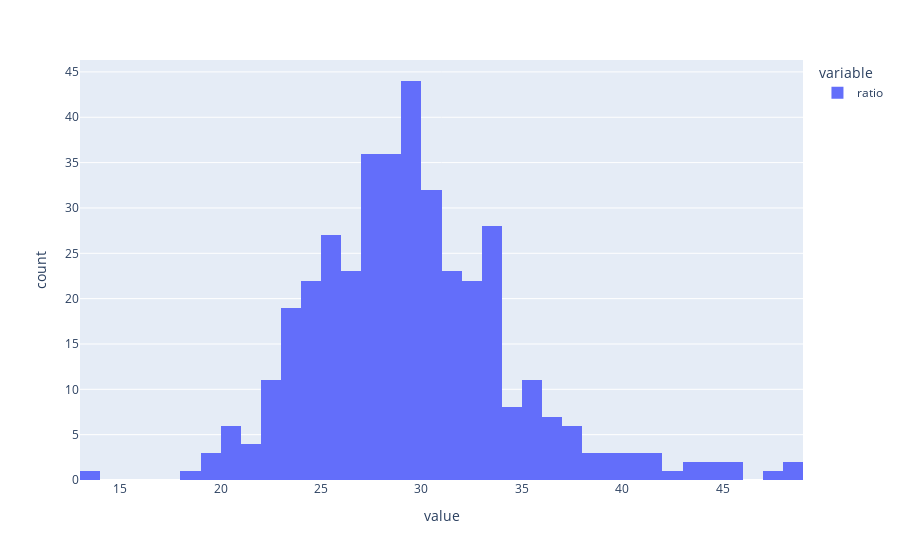

This figure's notebook cell:
### Markdown cell above
Finally plot the histogram of `ratio`.

### Code cell
px.histogram(dataframe['ratio'])

#<xml xmlns="https://developers.google.com/blockly/xml"><variables><variable id="zZmWV$gHDceKnNTL0qJD">px</variable><variable id="/z]X|sEpLfH7ip{3^4{[">dataframe</variable></variables><block type="varDoMethod" id=";3XBa2S8*(1iI?altE[v" x="-115" y="207"><mutation items="1"></mutation><field name="VAR" id="zZmWV$gHDceKnNTL0qJD">px</field><field name="MEMBER">histogram</field><data>px:histogram</data><value name="ADD0"><block type="indexer" id="ZQGGecy}9v^qC^zH#438"><field name="VAR" id="/z]X|sEpLfH7ip{3^4{[">dataframe</field><value name="INDEX"><block type="text" id=":5!?d_2r8:.l]OVh|M|M"><field name="TEXT">ratio</field></block></value></block></value></block></xml>

### Figure 1 — Plotly figure (JSON) as saved in the notebook; plotly's stock layout.template omitted (floating-point values rounded to 4 significant figures; data arrays with more than 128 entries replaced by an {"elided": "..."} marker saying what was removed)
{"data": [{"bingroup": "x", "hovertemplate": "variable=ratio<br>value=%{x}<br>count=%{y}<extra></extra>", "legendgroup": "ratio", "marker": {"color": "#636efa", "pattern": {"shape": ""}}, "name": "ratio", "orientation": "v", "showlegend": true, "type": "histogram", "x": {"elided": "398 float values"}, "xaxis": "x", "yaxis": "y"}], "layout": {"barmode": "relative", "legend": {"title": {"text": "variable"}, "tracegroupgap": 0}, "margin": {"t": 60}, "xaxis": {"anchor": "y", "domain": [0, 1], "title": {"text": "value"}}, "yaxis": {"anchor": "x", "domain": [0, 1], "title": {"text": "count"}}}}
